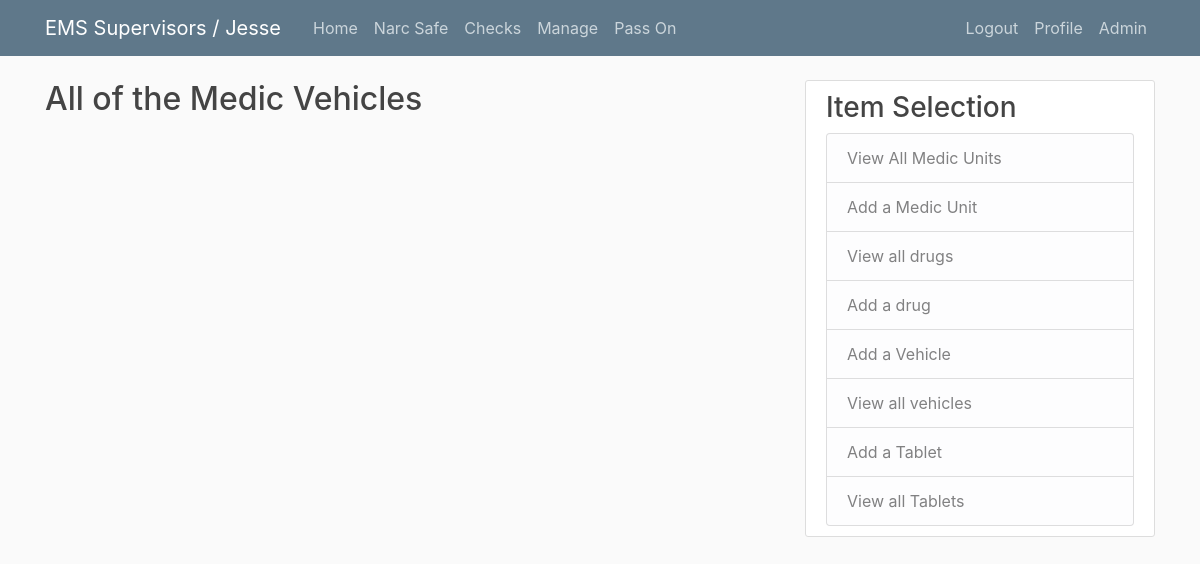
Before: /manage/vehicle/ (signed in) with the older database file.
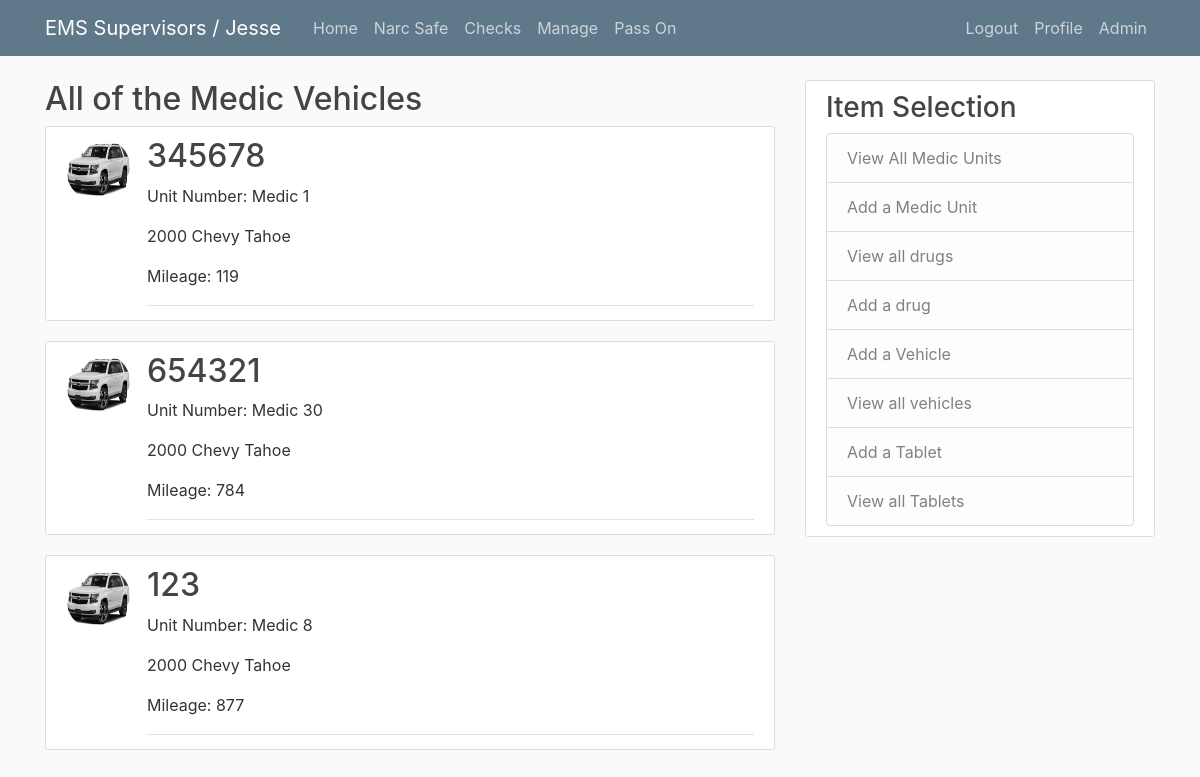
After: the same page with the newer database file.
### components/models.py (models this page shows, shortened)
class Vehicle(models.Model):
    property_number = models.IntegerField()
    unit_number = models.ForeignKey('MedicUnit', on_delete=models.PROTECT)
    image = models.ImageField(default='default_vehicle.jpg', upload_to='vehicle_profile_pics')
    make = models.CharField(max_length=40)
    model = models.CharField(max_length=40)
    year = models.IntegerField(default='2000')
    date_created = models.DateField(auto_now=True)
    mileage = models.IntegerField(default='0')
    def __str__(self):
        return str(self.property_number)
    def get_mileage(self):
        mileage_dict = {}
        for prop_num in self.objects.all():
            find_record = DailyCheck.objects.filter(unit_property_number=prop_num).latest('record_date')
            if find_record != None:
                mileage_dict.update({prop_num.property_number:find_record.mileage})
            else:
                continue
        return mileage_dict

class MedicUnit(models.Model):
    unit_name = models.CharField(max_length=50, default='')
    is_active = models.BooleanField(default=True)
    def __str__(self):
        return self.unit_name

### components/views.py (the view)
# urls.py: path('manage/vehicle/', UnitListView.as_view(), name='vehicle'),
class UnitListView(LoginRequiredMixin, ListView):
    model = Vehicle
    ordering = ['unit_number']
    def get_context_data(self, **kwargs):
        kwargs['mileage_list'] = Vehicle.get_mileage(Vehicle)
        return super(UnitListView, self).get_context_data(**kwargs)

### templates/components/vehicle_list.html
{% extends 'components/manage_base.html' %}
{% block content %}
<div>
    <h2>All of the Medic Vehicles</h2>
     {% for unit in object_list %}
        <article class="media content-section">
            <img class="rounded-circle article-img" src="{{ unit.image.url }}">
            <div class="media-body">
                <h2><a class="article-title" href="#">{{ unit }}</a></h2>
                <div class="article-metadata">
                <p class="article-content">Unit Number: {{ unit.unit_number }}</p>
                <p class="article-content">{{ unit.year }} {{ unit.make }} {{ unit.model }}</p>
                {% if unit.property_number in mileage_list.keys %}
                    {% for prop_num, mileage in mileage_list.items %}
                    {% if unit.property_number == prop_num %}
                    <p class="article-content">Mileage: {{ mileage }}</p>
                    {% endif %}
                    {% endfor %}
                {% else %}
                <p class="article-content">Mileage: {{ unit.mileage }}</p>
                {% endif %}
            </div>
            </article>
    {% endfor %}
</div>
{% endblock %}

### templates/components/manage_base.html (shortened to what this page needs)
{% extends 'base.html' %}
{% block content_too %}
  <div class="col-md-4">
    <div class="content-section">
        <h3>Item Selection</h3>
        <p
        <ul class="list-group">
            <a class="list-group-item list-group-item-light" href="{% url "medic_unit" %}" >View All Medic Units</a>
            <a class="list-group-item list-group-item-light" href="{% url "medic_unit_add" %}" >Add a Medic Unit</a>
            <a class="list-group-item list-group-item-light" href="{% url 'drugs' %}" >View all drugs</a>
            <a class="list-group-item list-group-item-light" href="{% url 'add_drug' %}" >Add a drug</a>
            <a class="list-group-item list-group-item-light" href="{% url 'vehicle_add' %}" >Add a Vehicle</a>
            <a class="list-group-item list-group-item-light" href="{% url 'vehicle' %}" >View all vehicles</a>
            <a class="list-group-item list-group-item-light" href="#" >Add a Tablet</a>
            <a class="list-group-item list-group-item-light" href="#" >View all Tablets</a>
        </p>
{% endblock %}

### templates/base.html (shortened to what this page needs)
{% load static %}
<!DOCTYPE html>
<html lang="en">
<head>
    <link rel="stylesheet" href="https://maxcdn.bootstrapcdn.com/bootstrap/4.0.0/css/bootstrap.min.css">
    <link rel="stylesheet" type="text/css" href="{% static 'blog/main.css' %}">
</head>
<body>
    <header class="site-header">
        <nav class="navbar navbar-expand-md navbar-dark bg-steel fixed-top">
            <div class="container">
            {% if request.user.is_anonymous == True %}
            <a class="navbar-brand mr-4" href="/">EMS Supervisors / Logged Out</a>
            {% else %}
            <a class="navbar-brand mr-4" href="/">EMS Supervisors / {{ request.user|title }}</a>
            {% endif %}
            <div class="collapse navbar-collapse" id="navbarToggle">
                <div class="navbar-nav mr-auto">
                <a class="nav-item nav-link" href="{% url 'home' %}">Home</a>
                <a class="nav-item nav-link" href="{% url 'safe_home_view' %}">Narc Safe</a>
                <a class="nav-item nav-link" href="{% url 'check_home_view' %}">Checks</a>
                <a class="nav-item nav-link" href="{% url 'component_home_view' %}">Manage</a>
                <a class="nav-item nav-link" href="{% url 'blog' %}">Pass On</a>
                </div>
                <div class="navbar-nav">
                {% if user.is_authenticated %}
                    <a class="nav-item nav-link" href="{% url 'logout' %}">Logout</a>
                    <a class="nav-item nav-link" href="{% url 'profile' %}">Profile</a>
                    <a class="nav-item nav-link" href="/admin">Admin</a>
                {% else %}
                    <a class="nav-item nav-link" href="{% url 'login' %}">Login</a>
                    <a class="nav-item nav-link" href="{% url 'register' %}">Register</a>
                {% endif %}
                </div>
            </div>
            </div>
        </nav>
    </header>
    <main role="main" class="container">
        <div class="row">
            <div class="col-md-8">
            {% block content %}{% endblock %}
            </div>
            {% if request.get_full_path == '/' %}
                <div class="col-md-4">
                <div class="content-section">
                    <h3>Additional Information</h3>
                    <p class='text-muted'>You can put any information here you'd like.
                    <ul class="list-group">
                        <li class="list-group-item list-group-item-light">Latest Posts</li>
                        <li class="list-group-item list-group-item-light">Announcements</li>
                        <li class="list-group-item list-group-item-light">Calendars</li>
                        <li class="list-group-item list-group-item-light">etc</li>
                    </ul>
                    </p>
            {% else %}
                {% block content_too %}
                {% endblock %}
            {% endif %}
            </div>
            </div>
        </div>
        </main>
</body>
</html>

### blog/static/blog/main.css (style rules this page uses)
body { background: #fafafa; color: #333333; margin-top: 5rem; }
h1, h2, h3, h4, h5, h6 { color: #444444; }
.bg-steel { background-color: #5f788a; }
.site-header .navbar-nav .nav-link { color: #cbd5db; }
.content-section { background: #ffffff; padding: 10px 20px; border: 1px solid #dddddd; border-radius: 3px; margin-bottom: 20px; }
.article-title { color: #444444; }
.article-content { white-space: pre-line; }
.article-img { height: 65px; width: 65px; margin-right: 16px; }
.article-metadata { padding-bottom: 1px; margin-bottom: 4px; border-bottom: 1px solid #e3e3e3 }

Changed rows visible on the page:
added Vehicle: image (placeholder picture), property_number "345678", unit_number "Medic 1", year "2000", make "Chevy", model "Tahoe", mileage_list "119"
added Vehicle: image (placeholder picture), property_number "654321", unit_number "Medic 30", year "2000", make "Chevy", model "Tahoe", mileage_list "784"
added Vehicle: image (placeholder picture), property_number "123", unit_number "Medic 8", year "2000", make "Chevy", model "Tahoe", mileage_list "877"
